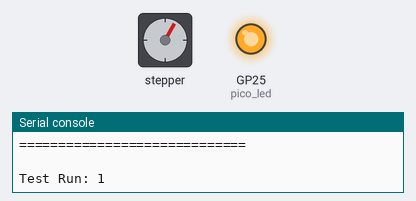
This program was run on a simulated Raspberry Pi Pico running MicroPython. On the bench: stepper motor, output pins drawn as LEDs (lit = HIGH), the last lines printed to the serial console. The stepper is drawn at 2048 steps a turn; pins used as bus, display or sensor lines are not drawn.

Above: at 1.79 s.
At 6.36 s:
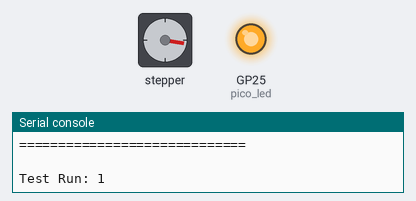
At 30.8 s:
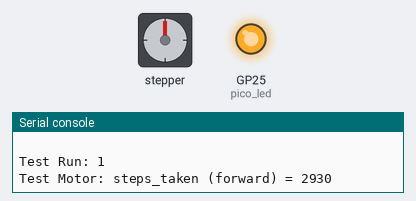
Timing chart, 0 to 40.0 s (numbered marks = the images above):
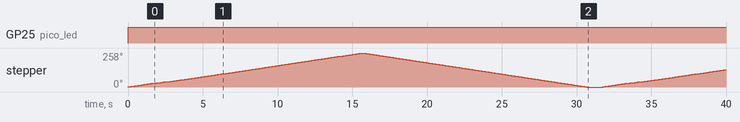

The program:

stepper_HalfStepMode.py
```python
# stepper_HalfStepMode.py - Move 28BYJ-48 Stepper Motor in
#   half-step mode
# ---------------------------------------------------------------

from machine import Pin
from time import sleep, sleep_ms, ticks_ms, ticks_diff

# Define GPIO pins connected to the input pins (IN1-IN4) of the
#   ULN2003 Motor Driver
coil_A = Pin(21, Pin.OUT)  # GPIO21
coil_B = Pin(20, Pin.OUT)
coil_C = Pin(19, Pin.OUT)
coil_D = Pin(18, Pin.OUT)
MOTOR_COILS = [coil_A, coil_B, coil_C, coil_D]

# Define half-step sequence
SEQUENCE_HALF_STEPS = [
    [1, 0, 0, 0], # Step 0: Coil A ON     | Blue
    [1, 1, 0, 0], # Step 1: Coil A & B ON | Blue & Pink
    [0, 1, 0, 0], # Step 2: Coil B ON     | Pink
    [0, 1, 1, 0], # Step 3: Coil B & C ON | Pink & Yellow
    [0, 0, 1, 0], # Step 4: Coil C ON     | Yellow
    [0, 0, 1, 1], # Step 5: Coil C & D ON | Yellow & Orange
    [0, 0, 0, 1], # Step 6: Coil D ON     | Orange
    [1, 0, 0, 1]  # Step 7: Coil D & A ON | Orange & Blue
]

# Number of steps per output shaft rotation
HALF_STEPS_PER_REVOLUTION = 4096

# Minimum and maximum delays between steps
MIN_DELAY = 1
MAX_DELAY = 20

# Initialize the current step sequence
step_sequence = SEQUENCE_HALF_STEPS
len_step_sequence = len(step_sequence)
pos_step_sequence = 0  # starting step in the sequence

# Rotate the motor by a number of steps in a given
#   direction: "+" = forward; "-" = backward
def step_motor(steps=0, step_delay_ms=5):
    if (step_delay_ms < MIN_DELAY or step_delay_ms > MAX_DELAY):
        raise ValueError(f"step_delay_ms should be an integer "
                         f"between {MIN_DELAY} and {MAX_DELAY}.")
        return
    global pos_step_sequence

    for _ in range(abs(steps)):

        # Set the state of each motor coil for the step in the
        #   sequence
        step = step_sequence[pos_step_sequence]
        for i, pin_val in enumerate(step):
            MOTOR_COILS[i].value(pin_val)
        sleep_ms(step_delay_ms)  # delay between steps
                                 #  (typically 1ms-5ms)

        # Direction is forward (clockwise)
        if steps >= 0:
            # Increment step sequence index, wrapping around to
            #   the beginning of the sequence if it exceeds the
            #   sequence length
            pos_step_sequence = (pos_step_sequence + 1) \
                                % len_step_sequence

        # Direction is backward (counter-clockwise)
        else:
            # Decrement the step sequence index
            pos_step_sequence = (pos_step_sequence - 1) \
                                % len_step_sequence
            # Wrap around to the end of the sequence if the
            #   index < 0
            if pos_step_sequence < 0:
                pos_step_sequence = len_step_sequence - 1

    return steps

# Stop the motor by turning off all the motor coils
def stop_motor():
    print("Stopping motor")
    for coil in MOTOR_COILS:
        coil.value(0)  # turn off motor coil

# Convert degrees to step increments
def degrees_to_steps(degrees):
    if abs(degrees) > 360:
        raise ValueError("Degrees should be between "
                         "-360 and 360")
    steps = int(degrees / 360 * HALF_STEPS_PER_REVOLUTION)
    return (steps)

# Test moving the motor at various angles in half-step mode
def test_stepper_motor():

    # Define angle increments
    angle_increments = [30, 1.8, 7.5, 0.9, 15, 45, 135, 22.5]

    # Run motor test
    print(f"28BYJ-48 Half-Step Motor Test")
    print(f"=============================")

    test_runs = 3
    test_time_elapsed_s = ""
    total_time_elapsed_ms = 0
    total_time_elapsed_s = ""
    for test_run in range(test_runs):
        print(f"\nTest Run: {test_run+1}")
        test_run = test_run + 1

        # Start timer
        t_start = ticks_ms()

        # Rotate motor
        steps_taken = 0
        for angle in angle_increments:
            steps_taken = steps_taken + step_motor(\
                degrees_to_steps(angle), step_delay_ms=5)
            sleep(0.1)  # pause between angle positions

        print(f"Test Motor: steps_taken (forward) = "
              f"{steps_taken}")

        # Return to starting position
        step_motor(-steps_taken, step_delay_ms=5)
        sleep(1)  # pause after returning to starting position

        # Stop timer
        t_end = ticks_ms()
        t_elapsed_ms = ticks_diff(t_end, t_start)
        total_time_elapsed_ms \
                        = total_time_elapsed_ms + t_elapsed_ms

        # Convert ms to seconds
        test_time_elapsed_s = f"{t_elapsed_ms / 1000:.2f} "\
                              f"seconds"
        print(f"Test time elapsed = {test_time_elapsed_s}")

        total_time_elapsed_s \
                    = f"{total_time_elapsed_ms/1000:.2f} seconds"
        print(f"Total Elapsed Time = "
              f"{total_time_elapsed_ms/1000:.2f} seconds")

    print(f"\n\n>>> End of Tests: Total Elapsed Time = " \
          f"{total_time_elapsed_s} <<<")

if __name__ == "__main__":
    # Pico onboard LED
    pico_led = Pin("LED", Pin.OUT)

    # Turn on Pico onboard LED
    pico_led.on()

    try:
        # Run motor test
        test_stepper_motor()

    # Keyboard interrupt caught
    except KeyboardInterrupt:
        print("\nUser interrupted the program")

    # Unexpected error
    except Exception as e:
        print(f"An unexpected error occurred: {e}")

    # Stop the motor gracefully
    finally:
        # Turn off the motor
        stop_motor()

        print("\nMotor control terminated.")

    # Turn off Pico onboard LED
    pico_led.off()
```

Measured:
- by itself, GP25 (pico_led): LOW → HIGH at 0.00 s
- by itself, stepper: turns 258° clockwise in 15.7 s, then 258° counter-clockwise in 14.9 s, then 132° clockwise in 8.2 s
